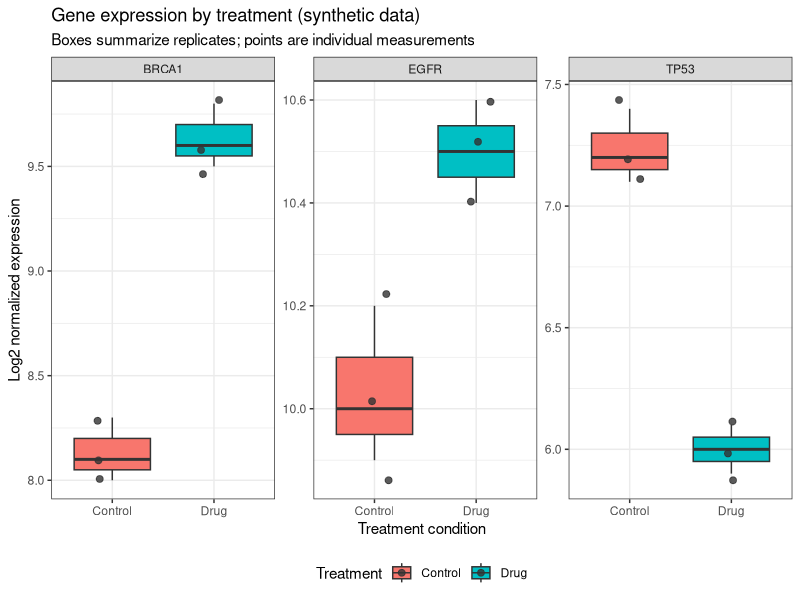
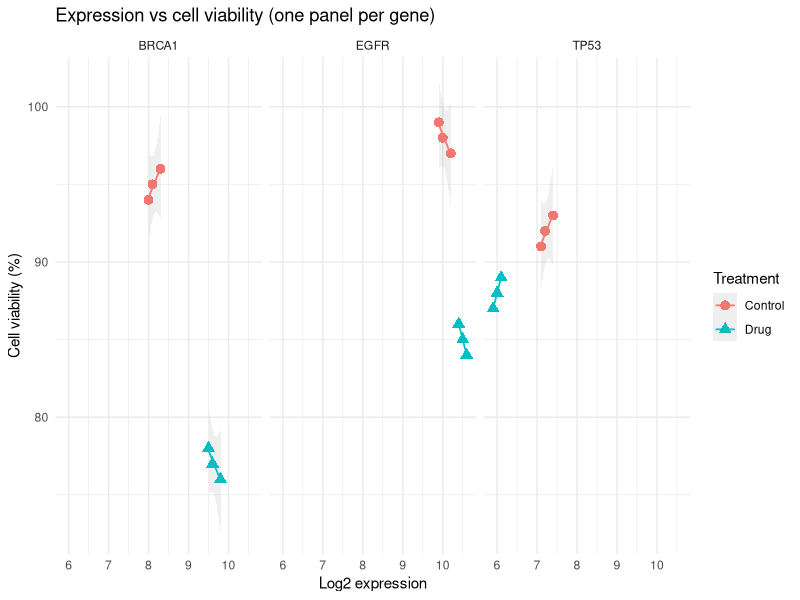
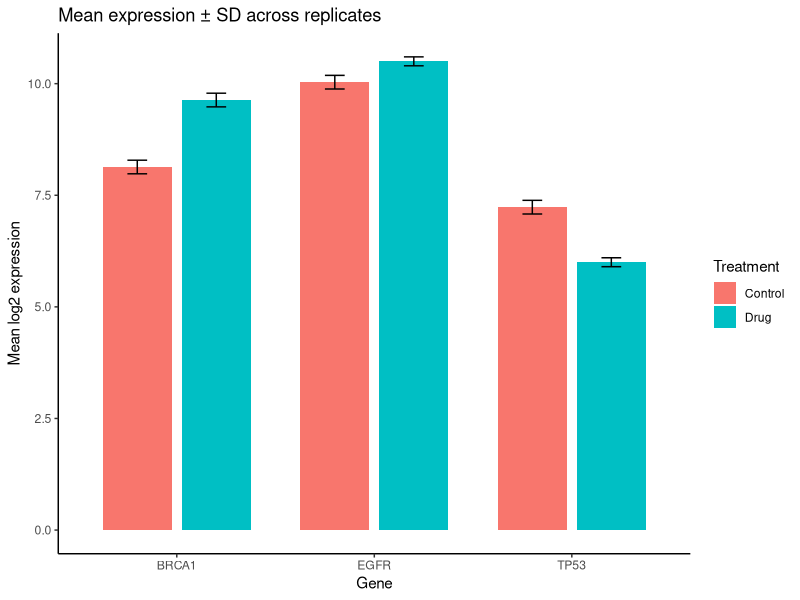
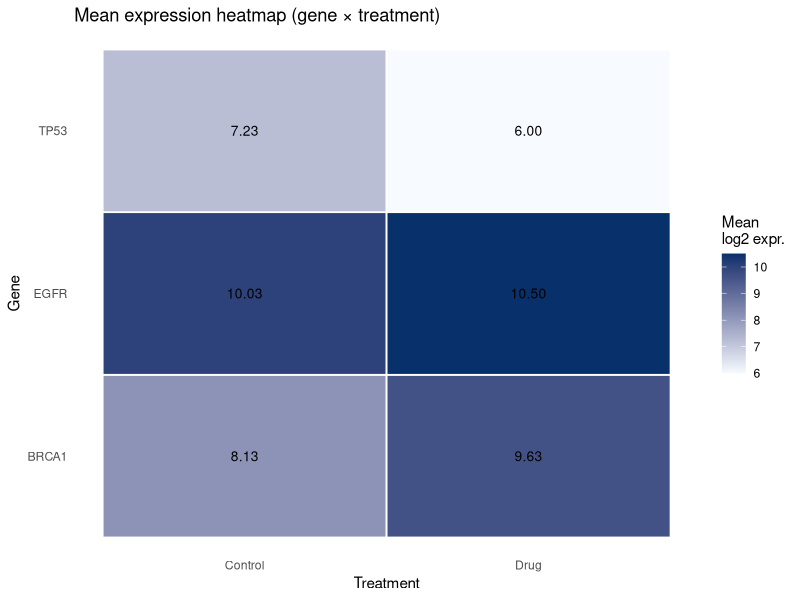
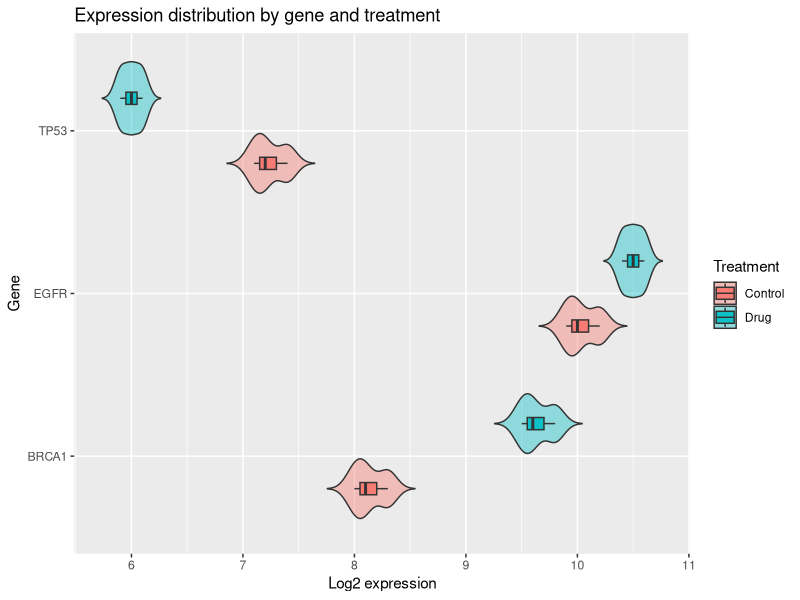
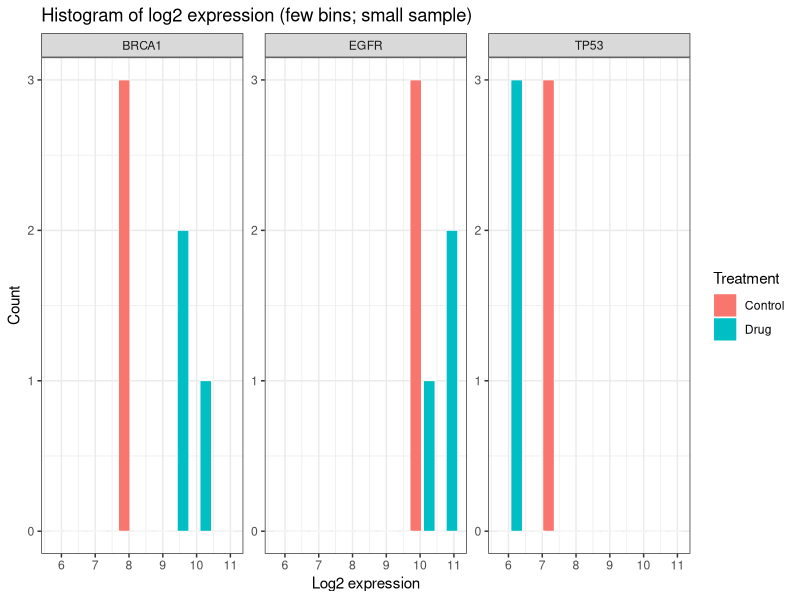
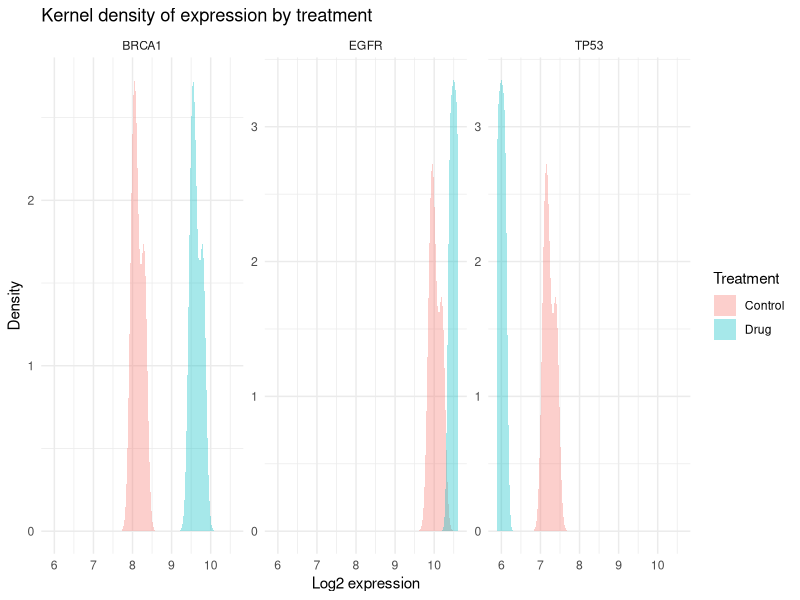
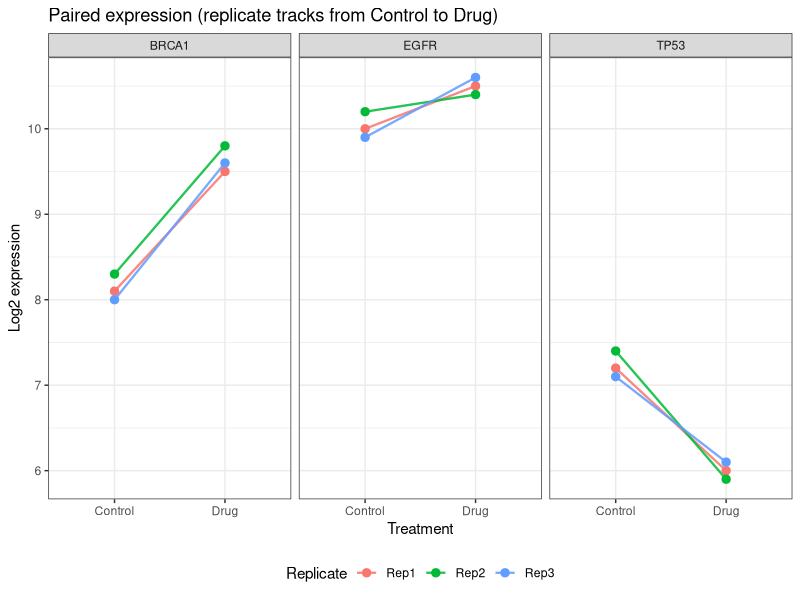

Reproduce these figures in R, in order.
# =============================================================================
# Data visualization with ggplot2 using biological example data
# =============================================================================
# This script builds a small synthetic dataset (gene expression in a cell
# culture experiment) and demonstrates common ggplot2 layers. Each line or
# block is commented so you can map commands to what appears on the plot.

# -----------------------------------------------------------------------------
# 1. Load packages
# -----------------------------------------------------------------------------
# install.packages("ggplot2")  # Run once if ggplot2 is not installed yet.
library(ggplot2) # Loads ggplot2: the grammar-of-graphics plotting system for R.

# -----------------------------------------------------------------------------
# 2. Build a biological-style data frame
# -----------------------------------------------------------------------------
# We simulate a simple RNA-like experiment: three genes measured under two
# treatments (Control vs Drug) with three biological replicates each.
# Columns are typical of tidy data: one row per observation, clear variable names.

biological_df <- data.frame(
  gene = rep(c("BRCA1", "TP53", "EGFR"), each = 6), # Gene symbol: repeats each gene for 6 rows (2 treatments x 3 reps).
  treatment = rep(rep(c("Control", "Drug"), each = 3), times = 3), # Treatment arm: Control or Drug, 3 replicates per arm per gene.
  replicate = rep(c("Rep1", "Rep2", "Rep3"), times = 6), # Technical/biological replicate ID within each treatment block.
  expression_log2 = c( # Log2-transformed normalized counts (arbitrary units), plausible for RNA-seq style summaries.
    8.1, 8.3, 8.0, 9.5, 9.8, 9.6, # BRCA1: higher under Drug.
    7.2, 7.4, 7.1, 6.0, 5.9, 6.1, # TP53: lower under Drug.
    10.0, 10.2, 9.9, 10.5, 10.4, 10.6 # EGFR: modest increase under Drug.
  ),
  cell_viability_pct = c( # Parallel cell viability assay (%), same row order as expression_log2.
    95, 96, 94, 78, 76, 77,
    92, 93, 91, 88, 87, 89,
    98, 97, 99, 85, 86, 84
  )
)

# Reorder treatment as a factor so plots (especially lines) always go Control → Drug left to right.
biological_df$treatment <- factor(biological_df$treatment, levels = c("Control", "Drug"))

# str() shows structure: column types and a preview of values — useful sanity check.
str(biological_df)

# head() prints the first rows so you can read the table in the console.
head(biological_df)

# -----------------------------------------------------------------------------
# 3. Example A — Boxplot: distribution of expression by treatment, split by gene
# -----------------------------------------------------------------------------
# ggplot() initializes the plot and binds the data frame; aes() maps columns to visual roles.
p_box <- ggplot(biological_df, aes(x = treatment, y = expression_log2, fill = treatment)) +
  # geom_boxplot() draws boxes (median, quartiles) for each x level — good for comparing groups.
  geom_boxplot(outlier.shape = NA) + # Hide default outliers because we overlay raw points below.
  # geom_jitter() adds individual replicate points with small horizontal randomness so they do not overlap.
  geom_jitter(width = 0.15, alpha = 0.8, size = 2, color = "gray20") +
  # facet_wrap(~ gene) makes one small panel per gene so comparisons stay readable.
  facet_wrap(~ gene, scales = "free_y") + # free_y lets each gene use its own y-axis range if needed.
  labs( # labs() sets human-readable titles and axis labels.
    title = "Gene expression by treatment (synthetic data)",
    subtitle = "Boxes summarize replicates; points are individual measurements",
    x = "Treatment condition",
    y = "Log2 normalized expression",
    fill = "Treatment"
  ) +
  theme_bw() + # theme_bw() is a clean white background with gray grid lines.
  theme(legend.position = "bottom") # Move legend under the plot for a compact layout.

print(p_box) # print() forces display when sourcing the whole script in non-interactive runs.

# -----------------------------------------------------------------------------
# 4. Example B — Scatter: link expression to cell viability (hypothesis exploration)
# -----------------------------------------------------------------------------
p_scatter <- ggplot(biological_df, aes(x = expression_log2, y = cell_viability_pct, color = treatment, shape = treatment)) +
  # geom_point() draws one point per row; color and shape encode treatment within each gene panel.
  geom_point(size = 3) +
  # geom_smooth() fits a line per panel; here each facet is one gene so the trend is treatment-driven within that gene.
  geom_smooth(method = "lm", se = TRUE, linewidth = 0.6, alpha = 0.15) +
  facet_wrap(~ gene) + # One panel per gene keeps the x–y relationship interpretable.
  labs(
    title = "Expression vs cell viability (one panel per gene)",
    x = "Log2 expression",
    y = "Cell viability (%)",
    color = "Treatment",
    shape = "Treatment"
  ) +
  theme_minimal() # Minimal theme: few grid lines, emphasis on data.

print(p_scatter)

# -----------------------------------------------------------------------------
# 5. Example C — Bar chart with error bars: mean expression ± SD by gene and treatment
# -----------------------------------------------------------------------------
# dplyr-style aggregation in base R: tapply splits a vector by factors and applies a function.
mean_expr <- tapply(biological_df$expression_log2, list(biological_df$gene, biological_df$treatment), mean) # Mean per gene x treatment cell.
sd_expr <- tapply(biological_df$expression_log2, list(biological_df$gene, biological_df$treatment), sd) # SD of the three replicates in each cell.

summary_df <- data.frame( # Build a new small table ggplot can read row-by-row.
  gene = rep(rownames(mean_expr), ncol(mean_expr)), # Gene names repeated across treatment columns.
  treatment = rep(colnames(mean_expr), each = nrow(mean_expr)), # Treatment labels aligned with means.
  mean_expression = as.vector(mean_expr), # as.vector() stacks the matrix column-wise into one column.
  sd_expression = as.vector(sd_expr) # Same stacking order as mean_expression — required for matching rows.
)

p_bar <- ggplot(summary_df, aes(x = gene, y = mean_expression, fill = treatment)) +
  # geom_col() draws bar heights equal to y (use for pre-aggregated means); position = "dodge" places bars side by side.
  geom_col(position = position_dodge(width = 0.8), width = 0.7) +
  # geom_errorbar() adds vertical error bars; ymin/ymax use mean ± sd for quick exploratory error display.
  geom_errorbar(
    aes(ymin = mean_expression - sd_expression, ymax = mean_expression + sd_expression),
    position = position_dodge(width = 0.8),
    width = 0.2
  ) +
  labs(
    title = "Mean expression ± SD across replicates",
    x = "Gene",
    y = "Mean log2 expression",
    fill = "Treatment"
  ) +
  theme_classic() # Classic theme: axes with L-shaped frame, no background grid.

print(p_bar)

# -----------------------------------------------------------------------------
# 6. Example D — Heatmap: mean expression as color in a gene × treatment grid
# -----------------------------------------------------------------------------
# Uses summary_df (means from section 5). geom_tile() draws rectangles; fill maps to numeric magnitude.
# Good for quick "heatmap" views of many genes in real RNA-seq summaries.
p_heat <- ggplot(summary_df, aes(x = treatment, y = gene, fill = mean_expression)) +
  geom_tile(color = "white", linewidth = 0.6) + # White grid lines separate tiles for readability.
  geom_text(aes(label = sprintf("%.2f", mean_expression)), color = "black", size = 3.5) + # Print mean inside each cell.
  scale_fill_gradient(low = "#f7fbff", high = "#08306b", name = "Mean\nlog2 expr.") + # Sequential blue gradient from light to dark.
  labs(
    title = "Mean expression heatmap (gene × treatment)",
    x = "Treatment",
    y = "Gene"
  ) +
  theme_minimal() +
  theme(panel.grid = element_blank(), aspect.ratio = NULL) # Remove default grid; tiles carry the structure.

print(p_heat)

# -----------------------------------------------------------------------------
# 7. Example E — Violin + box: shape of the distribution per gene (only 3 points per violin here)
# -----------------------------------------------------------------------------
# Note: violins need several points per group to be meaningful; this is didactic.
p_violin <- ggplot(biological_df, aes(x = gene, y = expression_log2, fill = treatment)) +
  # geom_violin() shows density estimate mirrored vertically — width encodes how common values are.
  geom_violin(position = position_dodge(width = 0.8), trim = FALSE, alpha = 0.4) +
  # geom_boxplot() overlaid at narrow width shows median and quartiles on top of the density.
  geom_boxplot(width = 0.15, position = position_dodge(width = 0.8), outlier.shape = NA, alpha = 0.9) +
  labs(
    title = "Expression distribution by gene and treatment",
    x = "Gene",
    y = "Log2 expression",
    fill = "Treatment"
  ) +
  coord_flip() # coord_flip() swaps x and y — sometimes easier to read long gene names horizontally.

print(p_violin)

# -----------------------------------------------------------------------------
# 8. Example F — Histogram: frequency of expression values (faceted by gene)
# -----------------------------------------------------------------------------
# geom_histogram() bins the continuous x-axis and counts rows per bin; bins = sets bin count.
# facet_wrap(~ gene) repeats the histogram for each gene so shapes are comparable.
p_hist <- ggplot(biological_df, aes(x = expression_log2, fill = treatment)) +
  geom_histogram(bins = 8, color = "white", linewidth = 0.25, position = position_dodge(width = 0.8)) +
  facet_wrap(~ gene, scales = "free_y") + # free_y: each facet can use a different count scale on y.
  labs(
    title = "Histogram of log2 expression (few bins; small sample)",
    x = "Log2 expression",
    y = "Count",
    fill = "Treatment"
  ) +
  theme_bw()

print(p_hist)

# -----------------------------------------------------------------------------
# 9. Example G — Density: smoothed distribution of expression by treatment
# -----------------------------------------------------------------------------
# geom_density() estimates a smooth probability density along x; alpha makes overlapping fills visible.
p_density <- ggplot(biological_df, aes(x = expression_log2, fill = treatment)) +
  geom_density(alpha = 0.35, linewidth = 0.6, color = NA) + # color = NA removes outline so fills blend cleanly.
  facet_wrap(~ gene, scales = "free_y") + # Separate y scale per gene because peak heights differ.
  labs(
    title = "Kernel density of expression by treatment",
    x = "Log2 expression",
    y = "Density",
    fill = "Treatment"
  ) +
  theme_minimal()

print(p_density)

# -----------------------------------------------------------------------------
# 10. Example H — Paired lines: same replicate linked Control → Drug within each gene
# -----------------------------------------------------------------------------
# aes(group = paste(gene, replicate)) tells ggplot which points belong to one "subject" for geom_line().
# Useful in wet-lab plots to show paired designs (same culture split across conditions).
p_paired <- ggplot(biological_df, aes(x = treatment, y = expression_log2, group = interaction(gene, replicate), color = replicate)) +
  geom_line(linewidth = 0.8, alpha = 0.85) + # Lines connect the two treatment levels for each gene–replicate pair.
  geom_point(size = 2.5) + # Emphasize measured values at each x position.
  facet_wrap(~ gene) + # One panel per gene avoids crossing lines between genes.
  labs(
    title = "Paired expression (replicate tracks from Control to Drug)",
    x = "Treatment",
    y = "Log2 expression",
    color = "Replicate"
  ) +
  theme_bw() +
  theme(legend.position = "bottom")

print(p_paired)

# -----------------------------------------------------------------------------
# 11. Example I — Pointrange: mean ± SD as a point with vertical error bar (Cleveland-style summary)
# -----------------------------------------------------------------------------
# geom_pointrange() draws a central point with ymin–ymax whiskers; good for compact summary plots.
p_pointrange <- ggplot(summary_df, aes(x = gene, y = mean_expression, color = treatment, ymin = mean_expression - sd_expression, ymax = mean_expression + sd_expression, group = treatment)) +
  geom_pointrange(position = position_dodge(width = 0.35), size = 0.4, linewidth = 0.7) + # dodge separates the two treatments per gene.
  labs(
    title = "Mean expression with SD (pointrange)",
    x = "Gene",
    y = "Log2 expression",
    color = "Treatment"
  ) +
  theme_classic()

print(p_pointrange)

# -----------------------------------------------------------------------------
# 12. Example J — ECDF: empirical cumulative distribution of expression by treatment
# -----------------------------------------------------------------------------
# stat_ecdf() plots the proportion of observations ≤ x; useful to compare entire distributions without binning.
p_ecdf <- ggplot(biological_df, aes(x = expression_log2, color = treatment)) +
  stat_ecdf(linewidth = 0.9) + # One step curve per treatment within each facet.
  facet_wrap(~ gene) +
  labs(
    title = "Empirical cumulative distribution of expression",
    x = "Log2 expression",
    y = "ECDF (proportion <= x)",
    color = "Treatment"
  ) +
  theme_minimal()

print(p_ecdf)

# -----------------------------------------------------------------------------
# 13. Example K — Bubble chart: expression vs viability with point size = |log-fold change| vs control mean
# -----------------------------------------------------------------------------
# We add a simple derived size: absolute difference from the gene-wise control mean (didactic "effect size" proxy).
ctrl_mean_by_gene <- tapply(
  biological_df$expression_log2[biological_df$treatment == "Control"],
  biological_df$gene[biological_df$treatment == "Control"],
  mean
) # Vector of control means named by gene.
biological_df$abs_delta_vs_control <- abs( # Absolute deviation from control mean for each row's gene.
  biological_df$expression_log2 - ctrl_mean_by_gene[as.character(biological_df$gene)]
) + 0.12 # Small floor so Control points (delta 0) still render visibly with scale_size_area().

p_bubble <- ggplot(biological_df, aes(x = expression_log2, y = cell_viability_pct, size = abs_delta_vs_control, fill = treatment)) +
  geom_point(shape = 21, color = "gray30", alpha = 0.85) + # shape 21 = filled circle with border; fill maps to treatment.
  scale_size_area(max_size = 8, name = "|delta vs\ncontrol|") + # scale_size_area: area scales with squared size; small floor keeps Control points visible.
  facet_wrap(~ gene) +
  labs(
    title = "Expression vs viability (bubble size = deviation from control mean)",
    x = "Log2 expression",
    y = "Cell viability (%)",
    fill = "Treatment"
  ) +
  theme_bw() +
  theme(legend.position = "right")

print(p_bubble)

# -----------------------------------------------------------------------------
# 14. Save plots to disk (optional)
# -----------------------------------------------------------------------------
# ggsave() writes the last plot or an explicit plot object; dpi controls resolution for publications.
ggsave(
  filename = "biological_boxplot_example.png", # Output file name in the working directory.
  plot = p_box, # Explicit plot object — clearer than relying on "last plot".
  width = 8, # Width in inches (default unit).
  height = 5, # Height in inches.
  dpi = 300 # 300 dpi is a common print/publication target.
)

ggsave(
  filename = "biological_heatmap_example.png", # Second saved figure for reports or README figures.
  plot = p_heat,
  width = 6,
  height = 4,
  dpi = 300
)

# =============================================================================
# End of script
# =============================================================================
